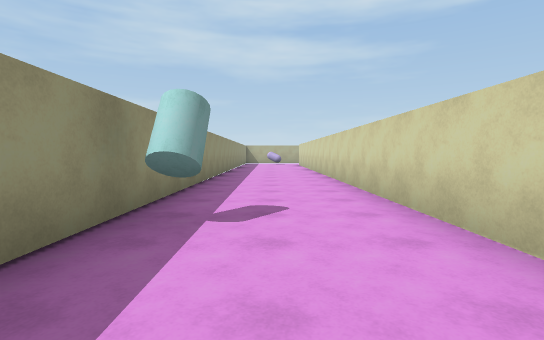
view 1 (above)

24 first-person views from a walk through a Unity game level. The camera is 1.3 m above the floor, tilts 4° down and sees 85° across. The floor is counted in squares, 2 m on a side. Each view is taken from the middle of a square. On the plan, view 1 faces up. The plan holds only what a view shows up to about 9 squares ahead; the rest is blank. The place goes on beyond the plan. The player is left out.

view 2
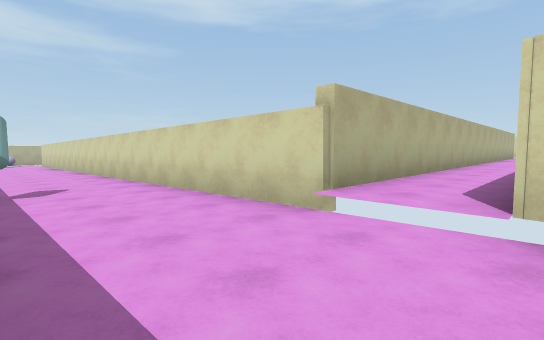

view 3
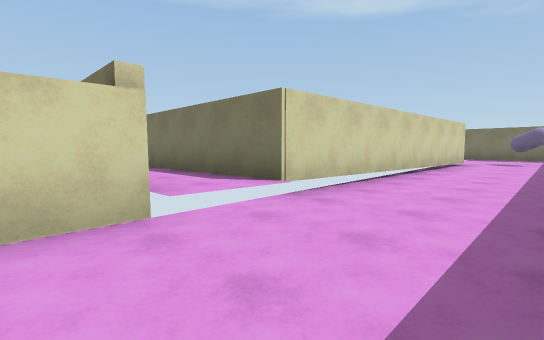

view 4
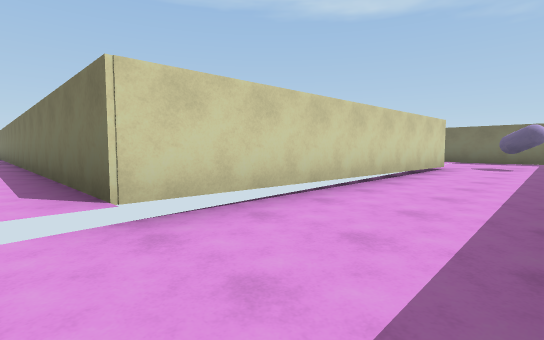

view 5
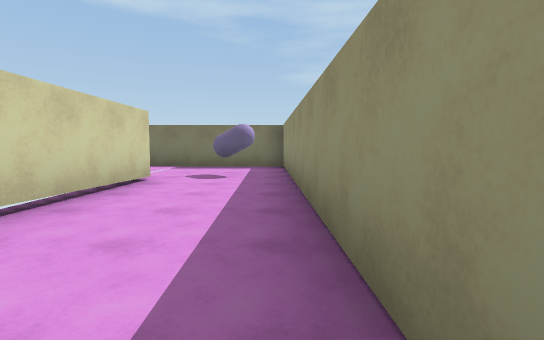

view 6
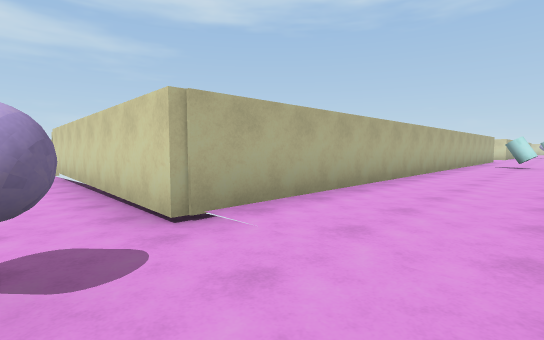

view 7
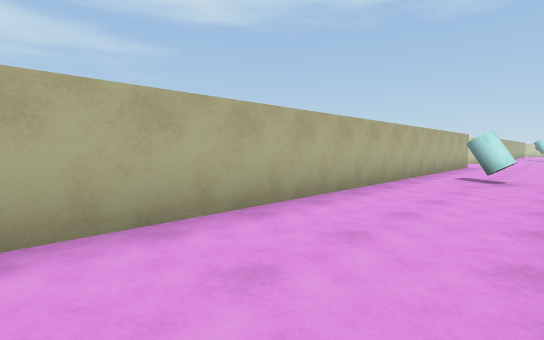

view 8
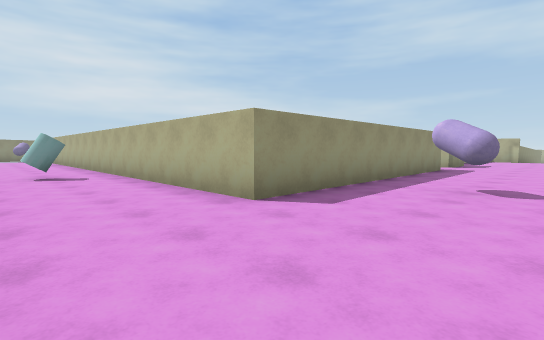

view 9
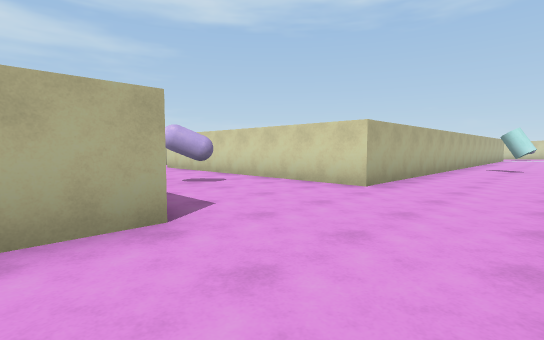

view 10
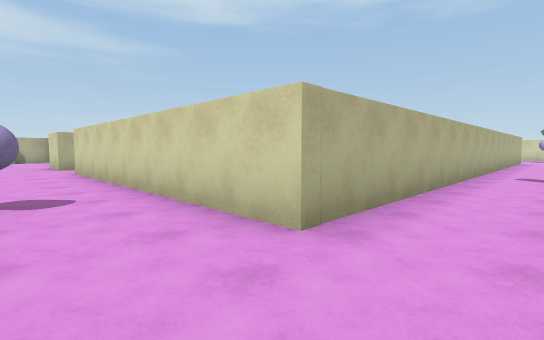

view 11
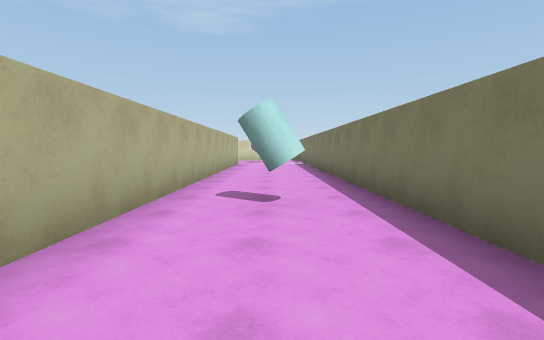

view 12
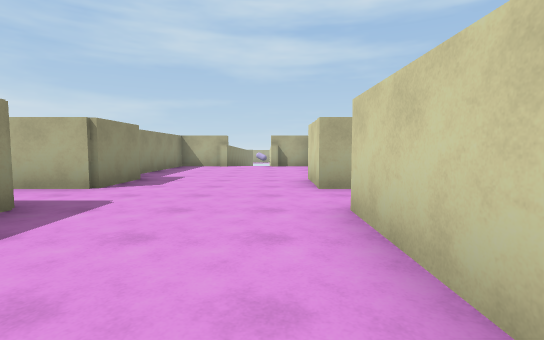

view 13
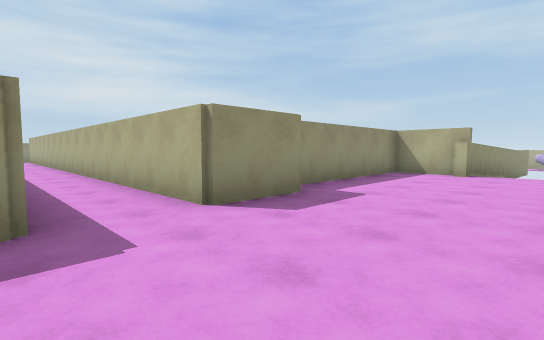

view 14
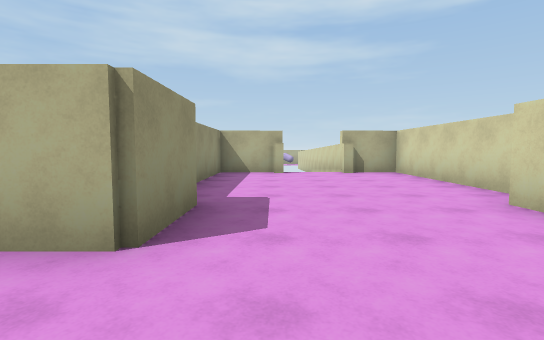

view 15
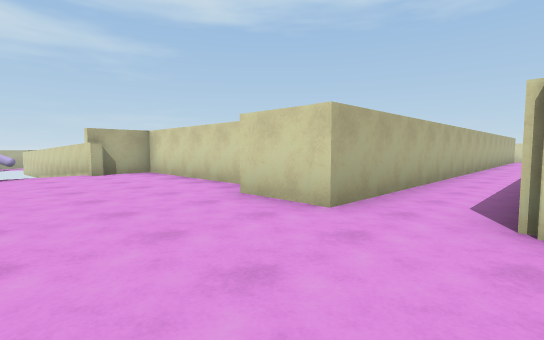

view 16
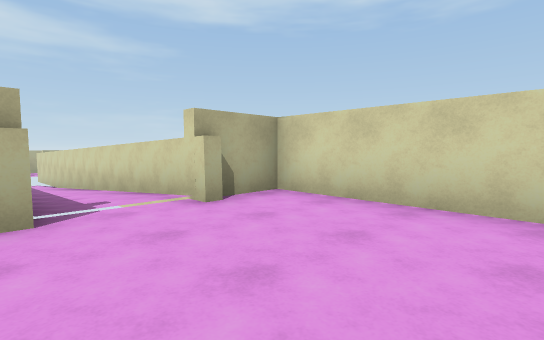

view 17
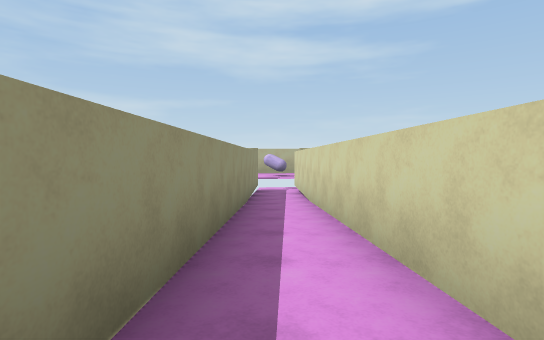

view 18
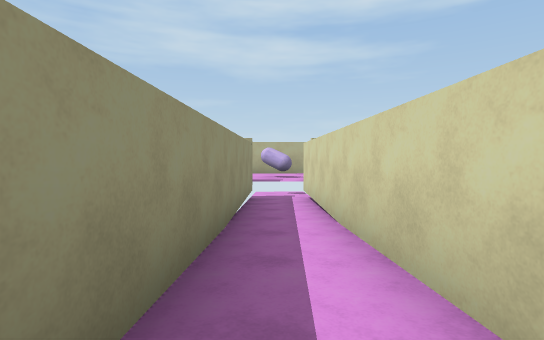

view 19
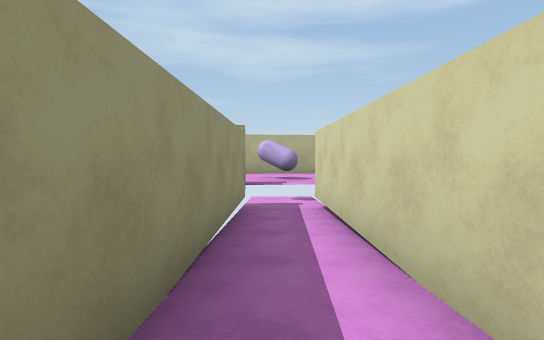

view 20
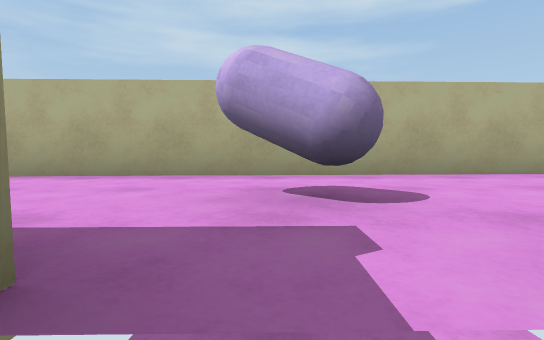

view 21
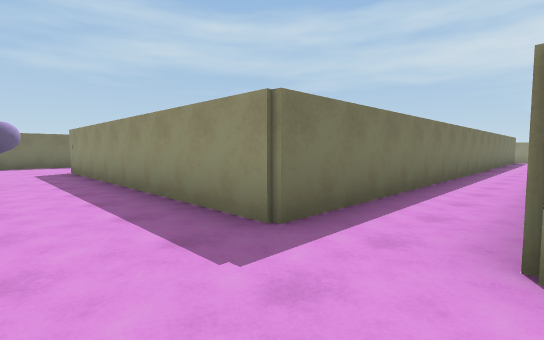

view 22
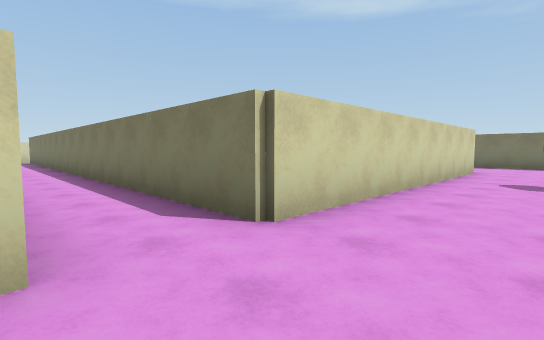

view 23
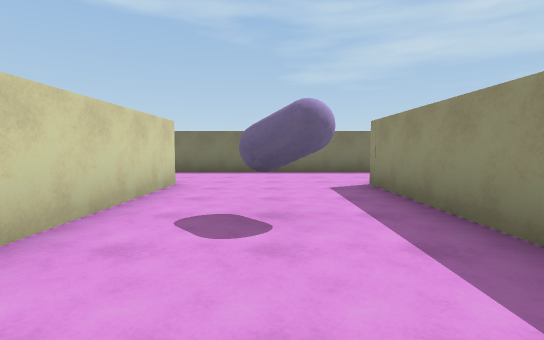

view 24
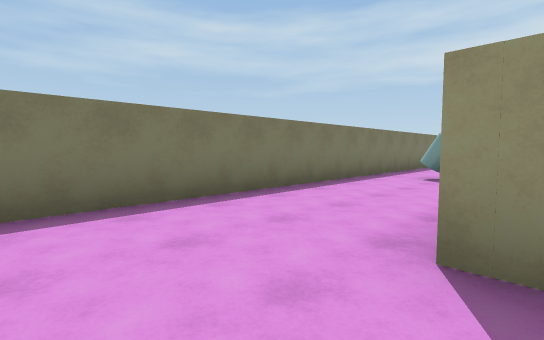

### Floor plan
Key: @ floor where view 1 was taken; # wall or solid block; . main floor; - floor 0.25 m lower than the main floor; _ floor 0.5 m lower than the main floor; < floor 0.75 m lower than the main floor; ( floor 1 m lower than the main floor; ! floor 1.75 m lower than the main floor; / step, stairs or slope; C cylinder; A capsule.
Columns run from 2 left of view 1 to 31 right of it. Each row starts with its distance up from view 1.
 21                   #######
 20                   (((((((
 19                    ((A((
 18                     (((
 17                     #!#
 16                     #/#
 15                     #/#
 14                     #/#
 13                     #/#
 12                     #/#
 11                     #/#
 10                     #/#
  9 #<<<#               #/#
  8 #<<<#               #/#
  7 #<<<#               #/#
  6 #<<<#             ###.###
  5 #<<<#             #.....#
  4 #<<_#             #.....#
  3 #C__#             #.....#
  2 #___#             #.....#
  1  ___#             #.....#
  0  _@_#             ##...##
 -1  ___################...#########
 -2  ___.............................
 -3  ___################...##########
 -4  _--#              #...#
 -5  ---#              #...#
 -6 #---#              #...#
 -7 #---#              #...#
 -8 #---#              #.A.#
 -9 #---#              #...#
-10 #---################...###########
-11 #-A-..............................
-12 #.............C..............C....
-13 #.................................
-14 ######      #############  #######

Where each view was taken, in squares from view 1:
view 1: 0 up, 0 right, facing up
view 2: 3 down, 1 left, facing up-right
view 3: 0 up, 1 left, facing down-right
view 4: 2 down, 1 left, facing down-right
view 5: 5 down, 1 left, facing down
view 6: 13 down, 0 right, facing up-right
view 7: 13 down, 5 right, facing up-right
view 8: 13 down, 20 right, facing up-left
view 9: 13 down, 16 right, facing up-right
view 10: 12 down, 19 right, facing up-right
view 11: 12 down, 23 right, facing right
view 12: 6 down, 20 right, facing up
view 13: 3 down, 20 right, facing up-left
view 14: 3 down, 18 right, facing up
view 15: 3 down, 18 right, facing up-right
view 16: 2 up, 18 right, facing up-right
view 17: 7 up, 19 right, facing up
view 18: 10 up, 19 right, facing up
view 19: 12 up, 19 right, facing up
view 20: 17 up, 19 right, facing up
view 21: 1 down, 19 right, facing down-left
view 22: 1 down, 19 right, facing down-right
view 23: 5 down, 19 right, facing down
view 24: 10 down, 19 right, facing down-left
